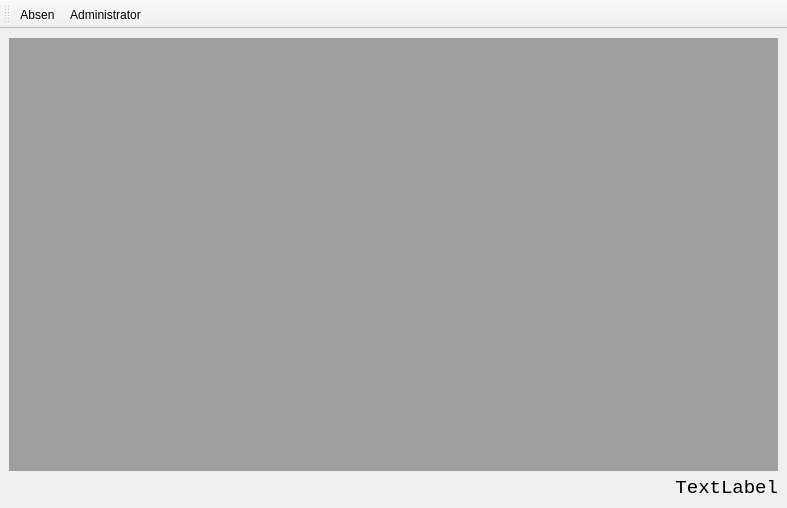
<?xml version="1.0" encoding="UTF-8"?>
<ui version="4.0">
 <class>MainWindow</class>
 <widget class="QMainWindow" name="MainWindow">
  <property name="geometry">
   <rect>
    <x>0</x>
    <y>0</y>
    <width>787</width>
    <height>508</height>
   </rect>
  </property>
  <property name="windowTitle">
   <string>MainWindow</string>
  </property>
  <widget class="QWidget" name="centralwidget">
   <layout class="QGridLayout" name="gridLayout_2">
    <item row="0" column="0">
     <widget class="QMdiArea" name="mdiArea">
      <property name="viewMode">
       <enum>QMdiArea::TabbedView</enum>
      </property>
      <property name="documentMode">
       <bool>true</bool>
      </property>
     </widget>
    </item>
    <item row="1" column="0">
     <widget class="QLabel" name="labelJam">
      <property name="font">
       <font>
        <family>Lucida Console</family>
        <pointsize>14</pointsize>
       </font>
      </property>
      <property name="text">
       <string>TextLabel</string>
      </property>
      <property name="alignment">
       <set>Qt::AlignRight|Qt::AlignTrailing|Qt::AlignVCenter</set>
      </property>
     </widget>
    </item>
   </layout>
  </widget>
  <widget class="QToolBar" name="toolBar">
   <property name="windowTitle">
    <string>toolBar</string>
   </property>
   <attribute name="toolBarArea">
    <enum>TopToolBarArea</enum>
   </attribute>
   <attribute name="toolBarBreak">
    <bool>false</bool>
   </attribute>
   <addaction name="actionAbsen"/>
   <addaction name="actionAdministrator"/>
  </widget>
  <action name="actionAdministrator">
   <property name="icon">
    <iconset resource="../../icon.qrc">
     <normaloff>:/icon/DESIGN/icon/32x32/premium_support.png</normaloff>:/icon/DESIGN/icon/32x32/premium_support.png</iconset>
   </property>
   <property name="text">
    <string>Administrator</string>
   </property>
  </action>
  <action name="actionExcel">
   <property name="icon">
    <iconset resource="../../icon.qrc">
     <normaloff>:/icon/DESIGN/icon/32x32/file_extension_xls.png</normaloff>:/icon/DESIGN/icon/32x32/file_extension_xls.png</iconset>
   </property>
   <property name="text">
    <string>Excel</string>
   </property>
  </action>
  <action name="actionLihatData">
   <property name="icon">
    <iconset resource="../../icon.qrc">
     <normaloff>:/icon/DESIGN/icon/32x32/eye.png</normaloff>:/icon/DESIGN/icon/32x32/eye.png</iconset>
   </property>
   <property name="text">
    <string>LihatData</string>
   </property>
  </action>
  <action name="actionBatal">
   <property name="icon">
    <iconset resource="../../icon.qrc">
     <normaloff>:/icon/DESIGN/icon/32x32/cancel.png</normaloff>:/icon/DESIGN/icon/32x32/cancel.png</iconset>
   </property>
   <property name="text">
    <string>Batal</string>
   </property>
  </action>
  <action name="actionAbsen">
   <property name="icon">
    <iconset resource="../../icon.qrc">
     <normaloff>:/icon/DESIGN/icon/32x32/user.png</normaloff>:/icon/DESIGN/icon/32x32/user.png</iconset>
   </property>
   <property name="text">
    <string>Absen</string>
   </property>
  </action>
 </widget>
 <resources>
  <include location="../../icon.qrc"/>
 </resources>
 <connections/>
</ui>
